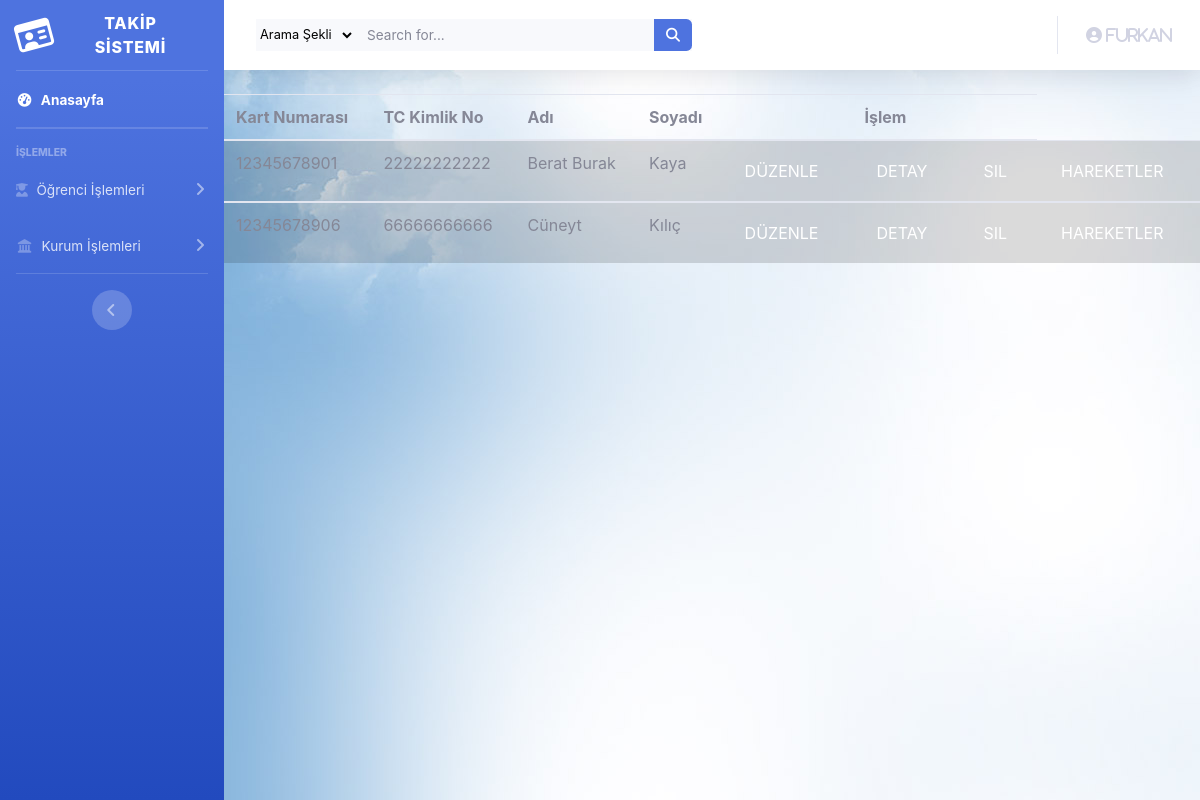
Screenshot of /ogrenciDetailKullaniciTüm.php (signed in) with the database file from the repository.
### tables this page shows
CREATE TABLE `students1` (
  `kartId` char(11) NOT NULL,
  `TCKimlikNo` char(11) NOT NULL,
  `Ad` varchar(50) NOT NULL,
  `Soyad` varchar(50) NOT NULL,
  `ogrTel` char(11) NOT NULL,
  `dogumTarihi` date NOT NULL,
  `dogumYeri` varchar(50) NOT NULL,
  `anneAd` varchar(50) NOT NULL,
  `anneTel` char(11) NOT NULL,
  `babaAd` varchar(50) NOT NULL,
  `babaTel` char(11) NOT NULL,
  `evAdresi` text NOT NULL,
  `odaNo` int(11) NOT NULL,
  `kurumId` int(11) NOT NULL
);

### ogrenciDetailKullaniciTüm.php (the view, shortened to what this page needs)
<?php
include("layoutKullanici.php")
?>
<table class="table table-hover">
  <thead>
    <tr>
      <th scope="col">Kart Numarası</th>
      <th scope="col">TC Kimlik No</th>
      <th scope="col">Adı</th>
      <th scope="col">Soyadı</th>
      <th scope="col"></th>
      <th scope="col">İşlem</th>
      <th scope="col"></th>
    </tr>
  </thead>
  <?php
  $id=$_SESSION['kullaniciId'];
  $query=mysqli_query($con,"select * from admins where id='$id'");
  $x=mysqli_fetch_assoc($query);
  $y=$x['kurumId'];
           $sorgu=mysqli_query($con,"select * from students1 where kurumId='$y'");
           while($str=mysqli_fetch_array($sorgu)){
               $kartId=$str['kartId'];
               $tc=$str['TCKimlikNo'];
               $ad=$str['Ad'];
               $soyad=$str['Soyad'];
          echo "
  <tbody>
    <tr class=table-active>
      <td>$kartId</td>
      <td>$tc</td>
      <td>$ad</td>
      <td>$soyad</td>
      <td><a class=btn brn-primary href=düzenleOgrenciKullanici.php?kartId=$kartId role=button>Düzenle</a></td>
      <td><a class=btn brn-primary href=ogrenciDetailKullanici.php?kartId=$kartId role=button>Detay</a></td>
      <td><a class=btn brn-primary  role=button href=# data-toggle=modal data-target=#logoutModal1>Sil</a></td>
      <td><a class=btn brn-primary href=ogrenciLogKullanici.php?kartId=$kartId role=button>Hareketler</a></td>
    </tr>
  </tbody>
  ";}
  ?>
</table>
<?php
include("layoutFooterKullanici.php")
?>

### layoutKullanici.php (shortened to what this page needs)
<html lang="en">
<?php
include("db.php");
?>
<head>
  <link href="vendor/fontawesome-free/css/all.min.css" rel="stylesheet" type="text/css">
  <link href="css/sb-admin-2.min.css" rel="stylesheet">
  <link rel="stylesheet" type="text/css" href="fonts/Linearicons-Free-v1.0.0/icon-font.min.css">
  <link href="css/ekle.css" rel="stylesheet" media="all">
     <link href="vendor/ekle/mdi-font/css/material-design-iconic-font.min.css" rel="stylesheet" media="all">
    <link href="vendor/ekle/font-awesome-4.7/css/font-awesome.min.css" rel="stylesheet" media="all">
    <link href="vendor/ekle/select2/select2.min.css" rel="stylesheet" media="all">
    <link href="vendor/ekle/datepicker/daterangepicker.css" rel="stylesheet" media="all">
</head>
<body id="page-top">
    <div id="wrapper">
        <ul class="navbar-nav bg-gradient-primary sidebar sidebar-dark accordion" id="accordionSidebar">
            <a class="sidebar-brand d-flex align-items-center justify-content-center" href="anasayfaKullanici.php">
                <div class="sidebar-brand-icon rotate-n-15">
                    <i class="far fa-id-card"></i>
                </div>
                <div class="sidebar-brand-text mx-3">TAKİP SİSTEMİ
                </div>
            </a>
            <hr class="sidebar-divider my-0">
      <li class="nav-item active">
        <a class="nav-link" href="anasayfaKullanici.php">
          <i class="fas fa-fw fa-tachometer-alt"></i>
          <span>Anasayfa</span></a>
      </li>
            <hr class="sidebar-divider my-0">
            <hr class="sidebar-divider">
            <div class="sidebar-heading">
                İşlemler
            </div>
            <li class="nav-item">
                <a class="nav-link collapsed" href="#" data-toggle="collapse" data-target="#collapseTwo" aria-expanded="true" aria-controls="collapseTwo">
                    <i class="fas fa-user-graduate"></i>
                    <span>Öğrenci İşlemleri</span>
                </a>
            </li>
            <li class="nav-item">
                <a class="nav-link collapsed" href="#" data-toggle="collapse" data-target="#collapsePages" aria-expanded="true" aria-controls="collapsePages">
                    <i class="fas fa-fw fa-landmark"></i>
                    <span>Kurum İşlemleri</span>
                </a>
            </li>
            <hr class="sidebar-divider d-none d-md-block">
            <div class="text-center d-none d-md-inline">
                <button class="rounded-circle border-0" id="sidebarToggle"></button>
            </div>
        </ul>
        <div id="content-wrapper" class="d-flex flex-column">
            <div id="content">
                <nav class="navbar navbar-expand navbar-light bg-white topbar mb-4 static-top shadow">
                    <form class="d-none d-sm-inline-block form-inline mr-auto ml-md-3 my-2 my-md-0 mw-100 navbar-search" method="POST" action="anasayfaKullanici.php">
                        <div class="input-group bg-light border-0 small">
                            <select name="islem" class="bg-light border-0 medium">
                                <option value="0">Arama Şekli</option>
                                <input type="text" class="form-control bg-light border-0 small" placeholder="Search for..." aria-label="Search" aria-describedby="basic-addon2" name="search" style="width: 300px">
                                <div class="input-group-append">
                                    <button class="btn btn-primary" type="submit" name="gönder">
                                        <i class="fas fa-search fa-sm"></i>
                                    </button>
                                </div>
                        </div>
                    </form>
                    <ul class="navbar-nav ml-auto">
                        <li class="nav-item dropdown no-arrow">
                            <a class="nav-link dropdown-toggle" href="#" id="userDropdown" role="button" data-toggle="dropdown" aria-haspopup="true" aria-expanded="false">
                                <i class="fas fa-user-circle fa-user-cog">
                                    <?php
                                    $index2id = $_SESSION['kullaniciId'];
                                        mysqli_set_charset($con, "utf8");
                                        $sorgu = mysqli_query($con, "Select * from admins where id='$index2id'");
                                        $str = mysqli_fetch_array($sorgu);
                                        if ($str != null)
                                            echo $str['Ad'];
                                    ?>
                                </i>
                            </a>
                        </li>
                    </ul>
                </nav>

### css/ekle.css (style rules this page uses)
html { -webkit-box-sizing: border-box; -moz-box-sizing: border-box; box-sizing: border-box; }
* { padding: 0; margin: 0; }
*, *:before, *:after { -webkit-box-sizing: inherit; -moz-box-sizing: inherit; box-sizing: inherit; }
body, h1, h2, h3, h4, h5, h6, blockquote, p, pre, dl, dd, ol, ul, figure, hr, fieldset, legend { margin: 0; padding: 0; }
button { outline: none; background: none; border: none; }
body { font-family: "Open Sans", "Arial", "Helvetica Neue", sans-serif; font-weight: 400; font-size: 14px; }
.btn { display: inline-block; line-height: 50px; -webkit-transition: all 0.4s ease; -o-transition: all 0.4s ease; -moz-transition: all 0.4s ease; transition: all 0.4s ease; cursor: pointer; font-size: 15px; text-transform: uppercase; font-weight: 700; color: #fff; font-family: inherit; }
input { outline: none; margin: 0; border: none; -webkit-box-shadow: none; -moz-box-shadow: none; box-shadow: none; width: 100%; font-size: 14px; font-family: inherit; }
.input-group { position: relative; margin: 0; }

### rows the page displays
students1: kartId "12345678901", TCKimlikNo "22222222222", Ad "Berat Burak", Soyad "Kaya"
students1: kartId "12345678906", TCKimlikNo "66666666666", Ad "Cüneyt", Soyad "Kılıç"

### other values shown
$str['Ad'] "Furkan"
